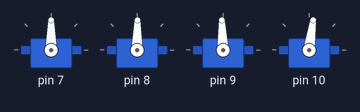
Recording of a program running on a simulated Arduino Nano, built with avr-gcc and run on an emulated ATmega328P. On the bench: 4 × servo.

Above: at 2.05 s.
At 2.95 s:
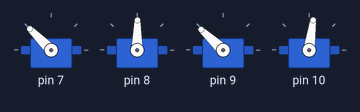
At 3.85 s:
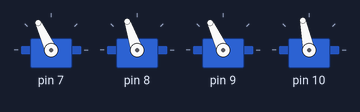
At 5.7 s:
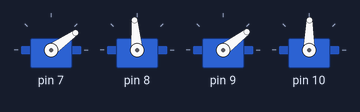
At 7.5 s:
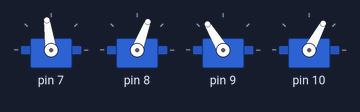
At 9.35 s:
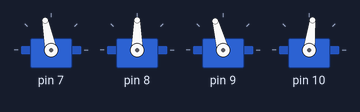
Timing chart, 0 to 12.0 s (numbered marks = the images above):
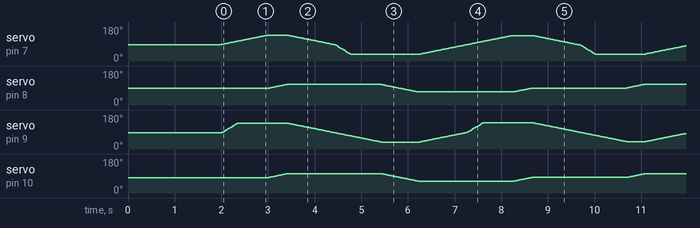

The program:

main.cpp
```cpp
// #include <Arduino.h>
#include "WalkerLegs.h"

// //переменные для чтения информации из монитора порта/
// //String strData = "";
// bool recievedFlag;
// int intVar;

WalkerLegs hutOnChickenLegs(87, 89, 86, 82);

void setup()
{
  // включаем монитор порта
  Serial.begin(9600);

  //инициализируем сервоприводы
  hutOnChickenLegs.begin();
  hutOnChickenLegs.setDelays(10, 1500);
}

//главный цикл
void loop()
{
  hutOnChickenLegs.forwardSlow();
  hutOnChickenLegs.stopSlow();
  hutOnChickenLegs.backwardSlow();
  hutOnChickenLegs.stopSlow();
}
```
